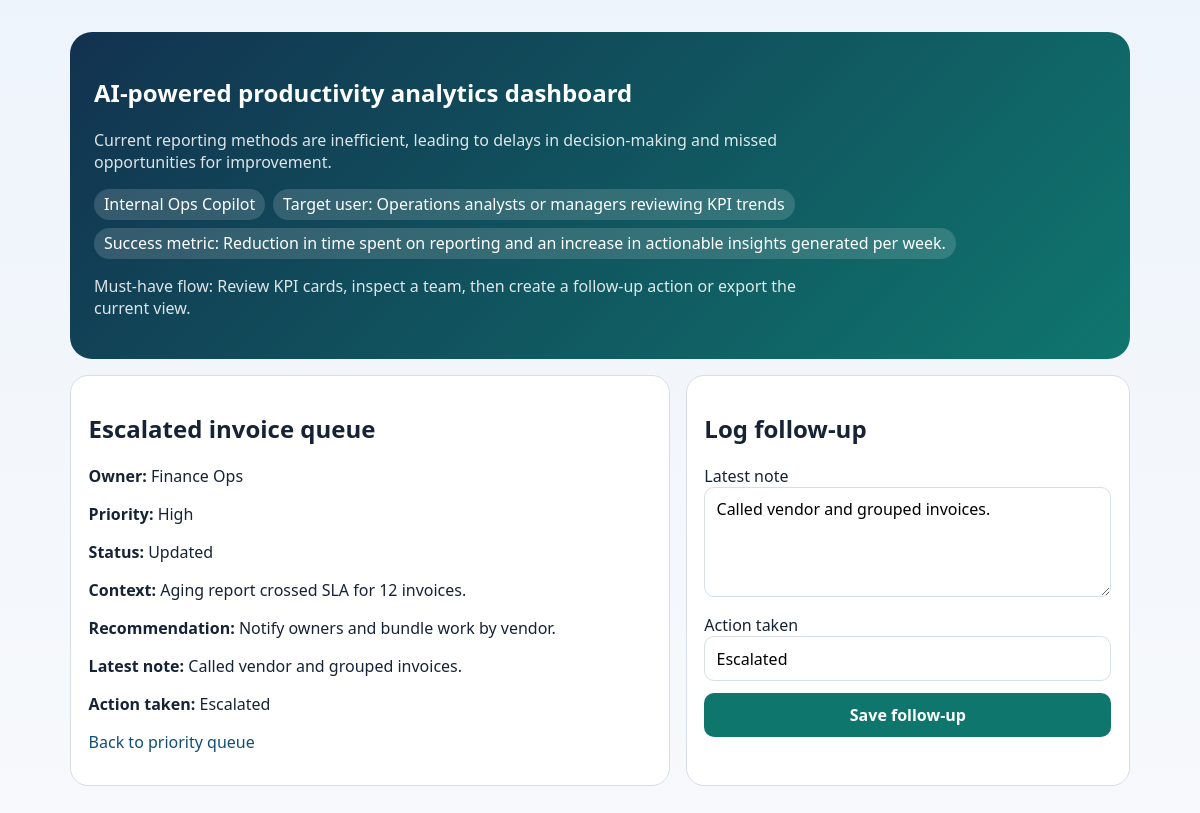
/records/1, run on the app's committed database.
### app/main.py (models this page shows)
class PrimaryRecord(SQLModel, table=True):
    id: int | None = Field(default=None, primary_key=True)
    title: str
    owner: str
    category: str
    status: str
    detail: str
    recommendation: str
    note: str = ""
    action_taken: str = ""
    metric_one: int = 0
    metric_two: int = 0

### app/main.py (the view)
@app.get("/records/{record_id}", response_class=HTMLResponse)
def record_detail(request: Request, record_id: int) -> HTMLResponse:
    with Session(engine) as session:
        record = session.get(PrimaryRecord, record_id)
        if record is None:
            raise HTTPException(status_code=404, detail="Record not found")
    return templates.TemplateResponse(
        "detail.html",
        {"request": request, "config": CONFIG, "record": record},
    )

### app/templates/detail.html
{% extends "base.html" %}
{% block content %}
<div class="grid two-col">
  <section class="panel">
    <h2>{{ record.title }}</h2>
    <p><strong>{{ config.secondary_label }}:</strong> {{ record.owner }}</p>
    <p><strong>{{ config.category_label }}:</strong> {{ record.category }}</p>
    <p><strong>Status:</strong> {{ record.status }}</p>
    <p><strong>Context:</strong> {{ record.detail }}</p>
    <p><strong>Recommendation:</strong> {{ record.recommendation }}</p>
    <p><strong>{{ config.note_label }}:</strong> {{ record.note }}</p>
    <p><strong>{{ config.action_label }}:</strong> {{ record.action_taken }}</p>
    <p><a href="/">Back to {{ config.list_heading|lower }}</a></p>
  </section>
  <section class="panel">
    <h2>{{ config.detail_heading }}</h2>
    <form hx-post="/records/{{ record.id }}/act" method="post">
      <label>
        {{ config.note_label }}
        <textarea name="note" rows="4" required>{{ record.note }}</textarea>
      </label>
      <label>
        {{ config.action_label }}
        <input name="action_taken" value="{{ record.action_taken }}" required />
      </label>
      <button type="submit">{{ config.primary_button }}</button>
    </form>
  </section>
</div>
{% endblock %}

### app/templates/base.html (style rules this page uses)
:root { color-scheme: light; }
* { box-sizing: border-box; }
body { margin: 0; font-family: "Segoe UI", sans-serif; background: linear-gradient(180deg, #eef4fb 0%, #f7f9fc 100%); color: #162336; }
.grid { display: grid; gap: 1rem; margin-top: 1rem; }
.two-col { grid-template-columns: 1.35fr 1fr; }
.panel { background: white; border: 1px solid #d7dee7; border-radius: 18px; padding: 1rem 1.1rem; }
form { display: grid; gap: 0.75rem; }
input, select, textarea, button { font: inherit; }
input, select, textarea { width: 100%; padding: 0.65rem 0.7rem; border-radius: 10px; border: 1px solid #d7dee7; }
button { border: none; border-radius: 10px; background: #0f766e; color: white; padding: 0.7rem 0.95rem; cursor: pointer; font-weight: 700; }
a { color: #0f4f7a; text-decoration: none; }

### data on the page
PrimaryRecord: title "Escalated invoice queue", owner "Finance Ops", category "High", status "Updated", detail "Aging report crossed SLA for 12 invoices.", recommendation "Notify owners and bundle work by vendor.", note "Called vendor and grouped invoices.", action_taken "Escalated"

### other printed values
{{ config.project_title }} "AI-powered productivity analytics dashboard"
{{ config.problem }} "Current reporting methods are inefficient, leading to delays in decision-making and missed opportunities for improvement."
{{ config.lane_label }} "Internal Ops Copilot"
{{ config.target_user }} "Operations analysts or managers reviewing KPI trends"
{{ config.success_metric }} "Reduction in time spent on reporting and an increase in actionable insights generated per week."
{{ config.workflow }} "Review KPI cards, inspect a team, then create a follow-up action or export the current view."
{{ config.secondary_label }} "Owner"
{{ config.category_label }} "Priority"
{{ config.note_label }} "Latest note"
{{ config.action_label }} "Action taken"
{{ config.list_heading|lower }} "priority queue"
{{ config.detail_heading }} "Log follow-up"
{{ config.primary_button }} "Save follow-up"
